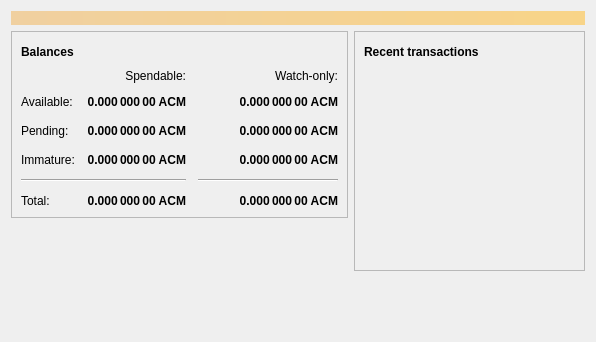
<?xml version="1.0" encoding="UTF-8"?>
<ui version="4.0">
 <class>OverviewPage</class>
 <widget class="QWidget" name="OverviewPage">
  <property name="geometry">
   <rect>
    <x>0</x>
    <y>0</y>
    <width>596</width>
    <height>342</height>
   </rect>
  </property>
  <property name="windowTitle">
   <string>Form</string>
  </property>
  <layout class="QVBoxLayout" name="topLayout">
   <item>
    <widget class="QLabel" name="labelAlerts">
     <property name="visible">
      <bool>false</bool>
     </property>
     <property name="styleSheet">
      <string notr="true">QLabel { background-color: qlineargradient(x1: 0, y1: 0, x2: 1, y2: 0, stop:0 #F0D0A0, stop:1 #F8D488); color:#000000; }</string>
     </property>
     <property name="wordWrap">
      <bool>true</bool>
     </property>
     <property name="margin">
      <number>3</number>
     </property>
     <property name="textInteractionFlags">
      <set>Qt::TextSelectableByMouse</set>
     </property>
    </widget>
   </item>
   <item>
    <layout class="QHBoxLayout" name="horizontalLayout" stretch="1,1">
     <item>
      <layout class="QVBoxLayout" name="verticalLayout_2">
       <item>
        <widget class="QFrame" name="frame">
         <property name="frameShape">
          <enum>QFrame::StyledPanel</enum>
         </property>
         <property name="frameShadow">
          <enum>QFrame::Raised</enum>
         </property>
         <layout class="QVBoxLayout" name="verticalLayout_4">
          <item>
           <layout class="QHBoxLayout" name="horizontalLayout_4">
            <item>
             <widget class="QLabel" name="label_5">
              <property name="font">
               <font>
                <weight>75</weight>
                <bold>true</bold>
               </font>
              </property>
              <property name="text">
               <string>Balances</string>
              </property>
             </widget>
            </item>
            <item>
             <widget class="QPushButton" name="labelWalletStatus">
              <property name="enabled">
               <bool>false</bool>
              </property>
              <property name="maximumSize">
               <size>
                <width>30</width>
                <height>16777215</height>
               </size>
              </property>
              <property name="toolTip">
               <string>The displayed information may be out of date. Your wallet automatically synchronizes with the Actinium network after a connection is established, but this process has not completed yet.</string>
              </property>
              <property name="text">
               <string/>
              </property>
              <property name="icon">
               <iconset resource="../bitcoin.qrc">
                <normaloff>:/icons/warning</normaloff>
                <disabledoff>:/icons/warning</disabledoff>:/icons/warning</iconset>
              </property>
              <property name="iconSize">
               <size>
                <width>24</width>
                <height>24</height>
               </size>
              </property>
              <property name="flat">
               <bool>true</bool>
              </property>
             </widget>
            </item>
            <item>
             <spacer name="horizontalSpacer_3">
              <property name="orientation">
               <enum>Qt::Horizontal</enum>
              </property>
              <property name="sizeHint" stdset="0">
               <size>
                <width>40</width>
                <height>20</height>
               </size>
              </property>
             </spacer>
            </item>
           </layout>
          </item>
          <item>
           <layout class="QGridLayout" name="gridLayout">
            <property name="spacing">
             <number>12</number>
            </property>
            <item row="2" column="2">
             <widget class="QLabel" name="labelWatchPending">
              <property name="font">
               <font>
                <weight>75</weight>
                <bold>true</bold>
               </font>
              </property>
              <property name="cursor">
               <cursorShape>IBeamCursor</cursorShape>
              </property>
              <property name="toolTip">
               <string>Unconfirmed transactions to watch-only addresses</string>
              </property>
              <property name="text">
               <string notr="true">0.000 000 00 ACM</string>
              </property>
              <property name="alignment">
               <set>Qt::AlignRight|Qt::AlignTrailing|Qt::AlignVCenter</set>
              </property>
              <property name="textInteractionFlags">
               <set>Qt::LinksAccessibleByMouse|Qt::TextSelectableByKeyboard|Qt::TextSelectableByMouse</set>
              </property>
             </widget>
            </item>
            <item row="2" column="1">
             <widget class="QLabel" name="labelUnconfirmed">
              <property name="font">
               <font>
                <weight>75</weight>
                <bold>true</bold>
               </font>
              </property>
              <property name="cursor">
               <cursorShape>IBeamCursor</cursorShape>
              </property>
              <property name="toolTip">
               <string>Total of transactions that have yet to be confirmed, and do not yet count toward the spendable balance</string>
              </property>
              <property name="text">
               <string notr="true">0.000 000 00 ACM</string>
              </property>
              <property name="alignment">
               <set>Qt::AlignRight|Qt::AlignTrailing|Qt::AlignVCenter</set>
              </property>
              <property name="textInteractionFlags">
               <set>Qt::LinksAccessibleByMouse|Qt::TextSelectableByKeyboard|Qt::TextSelectableByMouse</set>
              </property>
             </widget>
            </item>
            <item row="3" column="2">
             <widget class="QLabel" name="labelWatchImmature">
              <property name="font">
               <font>
                <weight>75</weight>
                <bold>true</bold>
               </font>
              </property>
              <property name="cursor">
               <cursorShape>IBeamCursor</cursorShape>
              </property>
              <property name="toolTip">
               <string>Mined balance in watch-only addresses that has not yet matured</string>
              </property>
              <property name="text">
               <string notr="true">0.000 000 00 ACM</string>
              </property>
              <property name="alignment">
               <set>Qt::AlignRight|Qt::AlignTrailing|Qt::AlignVCenter</set>
              </property>
              <property name="textInteractionFlags">
               <set>Qt::LinksAccessibleByMouse|Qt::TextSelectableByKeyboard|Qt::TextSelectableByMouse</set>
              </property>
             </widget>
            </item>
            <item row="4" column="0" colspan="2">
             <widget class="Line" name="line">
              <property name="orientation">
               <enum>Qt::Horizontal</enum>
              </property>
             </widget>
            </item>
            <item row="4" column="2">
             <widget class="Line" name="lineWatchBalance">
              <property name="sizePolicy">
               <sizepolicy hsizetype="Preferred" vsizetype="Fixed">
                <horstretch>0</horstretch>
                <verstretch>0</verstretch>
               </sizepolicy>
              </property>
              <property name="minimumSize">
               <size>
                <width>140</width>
                <height>0</height>
               </size>
              </property>
              <property name="orientation">
               <enum>Qt::Horizontal</enum>
              </property>
             </widget>
            </item>
            <item row="5" column="0">
             <widget class="QLabel" name="labelTotalText">
              <property name="text">
               <string>Total:</string>
              </property>
             </widget>
            </item>
            <item row="3" column="1">
             <widget class="QLabel" name="labelImmature">
              <property name="font">
               <font>
                <weight>75</weight>
                <bold>true</bold>
               </font>
              </property>
              <property name="cursor">
               <cursorShape>IBeamCursor</cursorShape>
              </property>
              <property name="toolTip">
               <string>Mined balance that has not yet matured</string>
              </property>
              <property name="text">
               <string notr="true">0.000 000 00 ACM</string>
              </property>
              <property name="alignment">
               <set>Qt::AlignRight|Qt::AlignTrailing|Qt::AlignVCenter</set>
              </property>
              <property name="textInteractionFlags">
               <set>Qt::LinksAccessibleByMouse|Qt::TextSelectableByKeyboard|Qt::TextSelectableByMouse</set>
              </property>
             </widget>
            </item>
            <item row="2" column="3">
             <spacer name="horizontalSpacer_2">
              <property name="orientation">
               <enum>Qt::Horizontal</enum>
              </property>
              <property name="sizeHint" stdset="0">
               <size>
                <width>40</width>
                <height>20</height>
               </size>
              </property>
             </spacer>
            </item>
            <item row="3" column="0">
             <widget class="QLabel" name="labelImmatureText">
              <property name="text">
               <string>Immature:</string>
              </property>
             </widget>
            </item>
            <item row="5" column="1">
             <widget class="QLabel" name="labelTotal">
              <property name="font">
               <font>
                <weight>75</weight>
                <bold>true</bold>
               </font>
              </property>
              <property name="cursor">
               <cursorShape>IBeamCursor</cursorShape>
              </property>
              <property name="toolTip">
               <string>Your current total balance</string>
              </property>
              <property name="text">
               <string notr="true">0.000 000 00 ACM</string>
              </property>
              <property name="alignment">
               <set>Qt::AlignRight|Qt::AlignTrailing|Qt::AlignVCenter</set>
              </property>
              <property name="textInteractionFlags">
               <set>Qt::LinksAccessibleByMouse|Qt::TextSelectableByKeyboard|Qt::TextSelectableByMouse</set>
              </property>
             </widget>
            </item>
            <item row="5" column="2">
             <widget class="QLabel" name="labelWatchTotal">
              <property name="font">
               <font>
                <weight>75</weight>
                <bold>true</bold>
               </font>
              </property>
              <property name="cursor">
               <cursorShape>IBeamCursor</cursorShape>
              </property>
              <property name="toolTip">
               <string>Current total balance in watch-only addresses</string>
              </property>
              <property name="text">
               <string notr="true">0.000 000 00 ACM</string>
              </property>
              <property name="alignment">
               <set>Qt::AlignRight|Qt::AlignTrailing|Qt::AlignVCenter</set>
              </property>
              <property name="textInteractionFlags">
               <set>Qt::LinksAccessibleByMouse|Qt::TextSelectableByKeyboard|Qt::TextSelectableByMouse</set>
              </property>
             </widget>
            </item>
            <item row="0" column="2">
             <widget class="QLabel" name="labelWatchonly">
              <property name="text">
               <string>Watch-only:</string>
              </property>
              <property name="alignment">
               <set>Qt::AlignRight|Qt::AlignTrailing|Qt::AlignVCenter</set>
              </property>
             </widget>
            </item>
            <item row="1" column="0">
             <widget class="QLabel" name="labelBalanceText">
              <property name="text">
               <string>Available:</string>
              </property>
             </widget>
            </item>
            <item row="1" column="1">
             <widget class="QLabel" name="labelBalance">
              <property name="font">
               <font>
                <weight>75</weight>
                <bold>true</bold>
               </font>
              </property>
              <property name="cursor">
               <cursorShape>IBeamCursor</cursorShape>
              </property>
              <property name="toolTip">
               <string>Your current spendable balance</string>
              </property>
              <property name="text">
               <string notr="true">0.000 000 00 ACM</string>
              </property>
              <property name="alignment">
               <set>Qt::AlignRight|Qt::AlignTrailing|Qt::AlignVCenter</set>
              </property>
              <property name="textInteractionFlags">
               <set>Qt::LinksAccessibleByMouse|Qt::TextSelectableByKeyboard|Qt::TextSelectableByMouse</set>
              </property>
             </widget>
            </item>
            <item row="1" column="2">
             <widget class="QLabel" name="labelWatchAvailable">
              <property name="font">
               <font>
                <weight>75</weight>
                <bold>true</bold>
               </font>
              </property>
              <property name="cursor">
               <cursorShape>IBeamCursor</cursorShape>
              </property>
              <property name="toolTip">
               <string>Your current balance in watch-only addresses</string>
              </property>
              <property name="text">
               <string notr="true">0.000 000 00 ACM</string>
              </property>
              <property name="alignment">
               <set>Qt::AlignRight|Qt::AlignTrailing|Qt::AlignVCenter</set>
              </property>
              <property name="textInteractionFlags">
               <set>Qt::LinksAccessibleByMouse|Qt::TextSelectableByKeyboard|Qt::TextSelectableByMouse</set>
              </property>
             </widget>
            </item>
            <item row="2" column="0">
             <widget class="QLabel" name="labelPendingText">
              <property name="text">
               <string>Pending:</string>
              </property>
             </widget>
            </item>
            <item row="0" column="1">
             <widget class="QLabel" name="labelSpendable">
              <property name="text">
               <string>Spendable:</string>
              </property>
              <property name="alignment">
               <set>Qt::AlignRight|Qt::AlignTrailing|Qt::AlignVCenter</set>
              </property>
             </widget>
            </item>
           </layout>
          </item>
         </layout>
        </widget>
       </item>
       <item>
        <spacer name="verticalSpacer">
         <property name="orientation">
          <enum>Qt::Vertical</enum>
         </property>
         <property name="sizeHint" stdset="0">
          <size>
           <width>20</width>
           <height>40</height>
          </size>
         </property>
        </spacer>
       </item>
      </layout>
     </item>
     <item>
      <layout class="QVBoxLayout" name="verticalLayout_3">
       <item>
        <widget class="QFrame" name="frame_2">
         <property name="frameShape">
          <enum>QFrame::StyledPanel</enum>
         </property>
         <property name="frameShadow">
          <enum>QFrame::Raised</enum>
         </property>
         <layout class="QVBoxLayout" name="verticalLayout">
          <item>
           <layout class="QHBoxLayout" name="horizontalLayout_2">
            <item>
             <widget class="QLabel" name="label_4">
              <property name="font">
               <font>
                <weight>75</weight>
                <bold>true</bold>
               </font>
              </property>
              <property name="text">
               <string>Recent transactions</string>
              </property>
             </widget>
            </item>
            <item>
             <widget class="QPushButton" name="labelTransactionsStatus">
              <property name="enabled">
               <bool>false</bool>
              </property>
              <property name="maximumSize">
               <size>
                <width>30</width>
                <height>16777215</height>
               </size>
              </property>
              <property name="toolTip">
               <string>The displayed information may be out of date. Your wallet automatically synchronizes with the Actinium network after a connection is established, but this process has not completed yet.</string>
              </property>
              <property name="text">
               <string/>
              </property>
              <property name="icon">
               <iconset resource="../bitcoin.qrc">
                <normaloff>:/icons/warning</normaloff>
                <disabledoff>:/icons/warning</disabledoff>:/icons/warning</iconset>
              </property>
              <property name="iconSize">
               <size>
                <width>24</width>
                <height>24</height>
               </size>
              </property>
              <property name="flat">
               <bool>true</bool>
              </property>
             </widget>
            </item>
            <item>
             <spacer name="horizontalSpacer">
              <property name="orientation">
               <enum>Qt::Horizontal</enum>
              </property>
              <property name="sizeHint" stdset="0">
               <size>
                <width>40</width>
                <height>20</height>
               </size>
              </property>
             </spacer>
            </item>
           </layout>
          </item>
          <item>
           <widget class="QListView" name="listTransactions">
            <property name="styleSheet">
             <string notr="true">QListView { background: transparent; }</string>
            </property>
            <property name="frameShape">
             <enum>QFrame::NoFrame</enum>
            </property>
            <property name="verticalScrollBarPolicy">
             <enum>Qt::ScrollBarAlwaysOff</enum>
            </property>
            <property name="horizontalScrollBarPolicy">
             <enum>Qt::ScrollBarAlwaysOff</enum>
            </property>
            <property name="selectionMode">
             <enum>QAbstractItemView::NoSelection</enum>
            </property>
           </widget>
          </item>
         </layout>
        </widget>
       </item>
       <item>
        <spacer name="verticalSpacer_2">
         <property name="orientation">
          <enum>Qt::Vertical</enum>
         </property>
         <property name="sizeHint" stdset="0">
          <size>
           <width>20</width>
           <height>40</height>
          </size>
         </property>
        </spacer>
       </item>
      </layout>
     </item>
    </layout>
   </item>
  </layout>
 </widget>
 <resources/>
 <connections/>
</ui>
